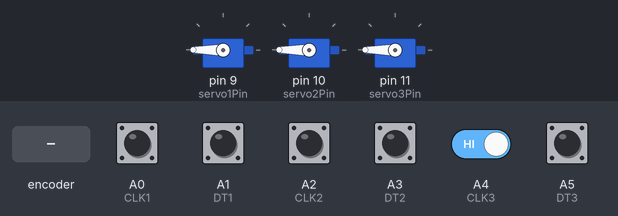
Recording of a sketch running on a simulated Arduino Uno, built with avr-gcc and run on an emulated ATmega328P. Shown: 3 × servo. The inputs (shaded band) are chosen by the test bench; at power-on: A0 (CLK1), A1 (DT1), A2 (CLK2), A3 (DT2), A4 (CLK3), A5 (DT3) HIGH.

Above: at 1.2 s.
1.3 s: rotary encoder on A0 (CLK1) / A1 (DT1) turned 3 steps (first pin leading)
At 2.8 s:
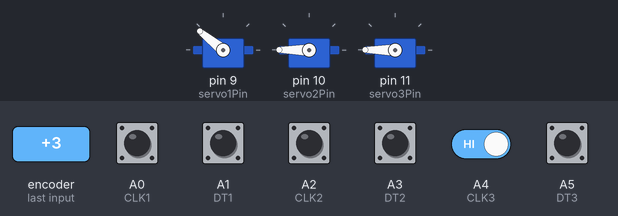
3.4 s: rotary encoder on A2 (CLK2) / A3 (DT2) turned 1 step (first pin leading)
At 4.1 s:
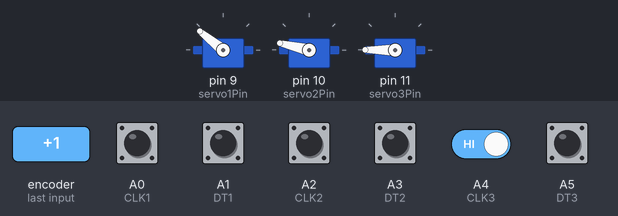
5.1 s: A4 (CLK3) driven LOW
At 5.4 s:
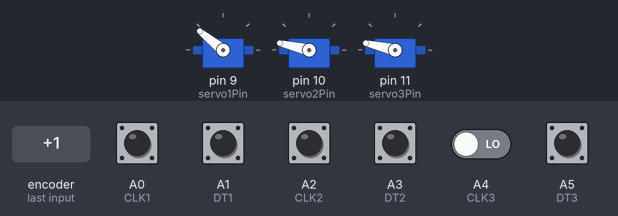
6.6 s: rotary encoder on A0 (CLK1) / A1 (DT1) turned 1 step (first pin leading)
At 7.7 s:
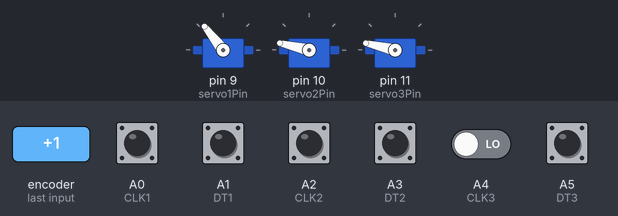
8.3 s: rotary encoder on A2 (CLK2) / A3 (DT2) turned 1 step (first pin leading)
At 9.0 s:
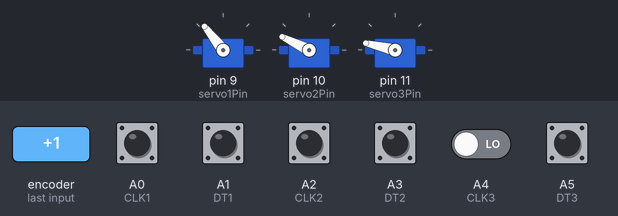
10.0 s: rotary encoder on A0 (CLK1) / A1 (DT1) turned 1 step (first pin leading)
At 10.3 s:
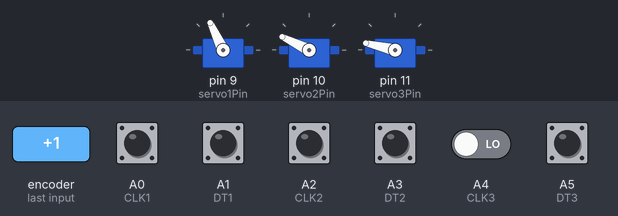
Timing chart, 0 to 12.7 s (numbered marks = the images above; inputs shaded):
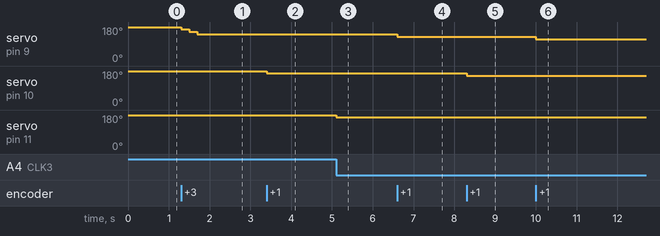

The sketch:

first.ino
```cpp
/*
Энкодер:
  CLK и DT иногда ловят контакт с вращающимся диском с прорезями и дают 1.
    Подключение:
      CLK: A0, A2, A4
      DT:  A1, A3, A5
      GND
      VCC
      SW - кнопка, пока не используется(если что, не забыть подтяжку)
Серво:
  Если смотреть на вал сверху, а провода будут торчать вперёд, слева направо видим такое: сигнал, VCC, GND
    Подключение:
      сигнал: D9, D10, D11
      VCC
      GND
*/

#include <Servo.h>

#define servo1Pin 9
#define servo2Pin 10
#define servo3Pin 11

Servo Servo1;
Servo Servo2;
Servo Servo3;

#define CLK1 A0                         // Указываем к какому выводу CLK энкодер подключен к Arduino
#define DT1 A1                          // Указываем к какому выводу DT энкодер подключен к Arduino
#define CLK2 A2                         // Указываем к какому выводу CLK энкодер подключен к Arduino
#define DT2 A3                          // Указываем к какому выводу DT энкодер подключен к Arduino
#define CLK3 A4                         // Указываем к какому выводу CLK энкодер подключен к Arduino
#define DT3 A5                          // Указываем к какому выводу DT энкодер подключен к Arduino

int counter1 = 0;                      // Создаем переменную counter
int currentStateCLK1;                  // Создаем переменную currentStateCLK
int lastStateCLK1;                     // Создаем переменную lastStateCLK
int counter2 = 0;                      // Создаем переменную counter
int currentStateCLK2;                  // Создаем переменную currentStateCLK
int lastStateCLK2;
int counter3 = 0;                      // Создаем переменную counter
int currentStateCLK3;                  // Создаем переменную currentStateCLK
int lastStateCLK3;

void setup()
{
  Serial.begin(9600);                 // Создаем последовательную связь

  pinMode(CLK1, INPUT);                // Указываем вывод CLK как вход
  pinMode(DT1, INPUT);                 // Указываем вывод DT как вход
  lastStateCLK1 = digitalRead(CLK1);    // Считываем значение с CLK

  pinMode(CLK2, INPUT);                // Указываем вывод CLK как вход
  pinMode(DT2, INPUT);                 // Указываем вывод DT как вход
  lastStateCLK2 = digitalRead(CLK2);    // Считываем значение с CLK

  pinMode(CLK3, INPUT);                // Указываем вывод CLK как вход
  pinMode(DT3, INPUT);                 // Указываем вывод DT как вход
  lastStateCLK3 = digitalRead(CLK3);    // Считываем значение с CLK

  Servo1.attach(servo1Pin);
  Servo2.attach(servo2Pin);
  Servo3.attach(servo3Pin);
}

void loop()
{
// Считываем значение с CLK
  currentStateCLK1 = digitalRead(CLK1);
// Проверяем изменилось ли соcтояние CLK
  if (currentStateCLK1 != lastStateCLK1 && currentStateCLK1 == 0)
    if (digitalRead(DT1) != currentStateCLK1)
      counter1 --;
    else
      counter1 ++;
// Запопоследнее состояние CLK
  lastStateCLK1 = currentStateCLK1;

// Считываем значение с CLK
  currentStateCLK2 = digitalRead(CLK2);
// Проверяем изменилось ли соcтояние CLK
  if (currentStateCLK2 != lastStateCLK2 && currentStateCLK2 == 0)
    if (digitalRead(DT2) != currentStateCLK2)
      counter2 --;
    else
      counter2 ++;
// Запопоследнее состояние CLK
  lastStateCLK2 = currentStateCLK2;

// Считываем значение с CLK
  currentStateCLK3 = digitalRead(CLK3);
// Проверяем изменилось ли соcтояние CLK
  if (currentStateCLK3 != lastStateCLK3 && currentStateCLK3 == 0)
    if (digitalRead(DT3) != currentStateCLK3)
      counter3 --;
    else
      counter3 ++;
// Запопоследнее состояние CLK
  lastStateCLK3 = currentStateCLK3;

  Servo1.write((counter1+14)*180/14);
  Servo2.write((counter2+14)*180/14);
  Servo3.write((counter3+14)*180/14);
}
```

Measured:
- after the input at 1.3 s, servo on pin 9 (servo1Pin): 180° → 167° at once, → 154° 0.20 s later, → 141° 0.20 s later
- after the input at 3.4 s, servo on pin 10 (servo2Pin): 180° → 167° at once
- after the input at 5.1 s, servo on pin 11 (servo3Pin): 180° → 167° at once
- after the input at 6.6 s, servo on pin 9 (servo1Pin): 141° → 128° at once
- after the input at 8.3 s, servo on pin 10 (servo2Pin): 167° → 154° at once
- after the input at 10.0 s, servo on pin 9 (servo1Pin): 128° → 115° at once
